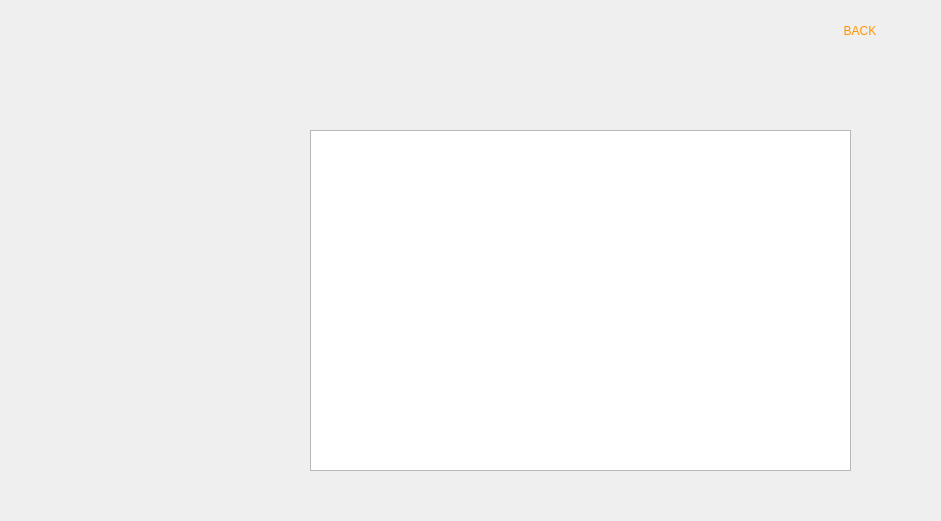
<?xml version="1.0" encoding="UTF-8"?>
<ui version="4.0">
 <class>AboutLandmarkDialog</class>
 <widget class="QDialog" name="AboutLandmarkDialog">
  <property name="geometry">
   <rect>
    <x>0</x>
    <y>0</y>
    <width>941</width>
    <height>521</height>
   </rect>
  </property>
  <property name="windowTitle">
   <string>Dialog</string>
  </property>
  <widget class="QLabel" name="About_Pic">
   <property name="geometry">
    <rect>
     <x>-3</x>
     <y>-5</y>
     <width>941</width>
     <height>521</height>
    </rect>
   </property>
   <property name="text">
    <string>ABOUT LANDMARK BACKGROUND</string>
   </property>
   <property name="scaledContents">
    <bool>true</bool>
   </property>
   <property name="alignment">
    <set>Qt::AlignCenter</set>
   </property>
  </widget>
  <widget class="QPlainTextEdit" name="AboutLM_Txt">
   <property name="geometry">
    <rect>
     <x>310</x>
     <y>130</y>
     <width>541</width>
     <height>341</height>
    </rect>
   </property>
   <property name="font">
    <font>
     <pointsize>25</pointsize>
    </font>
   </property>
  </widget>
  <widget class="QPushButton" name="Back_btn">
   <property name="geometry">
    <rect>
     <x>810</x>
     <y>10</y>
     <width>100</width>
     <height>41</height>
    </rect>
   </property>
   <property name="styleSheet">
    <string notr="true">background-image:url(:/img/blackBacground.jpeg);
color: rgb(255, 147, 0);
font: 900 14pt &quot;Avenir&quot;;
border-radius: 10px;</string>
   </property>
   <property name="text">
    <string>BACK</string>
   </property>
  </widget>
 </widget>
 <resources/>
 <connections/>
</ui>
